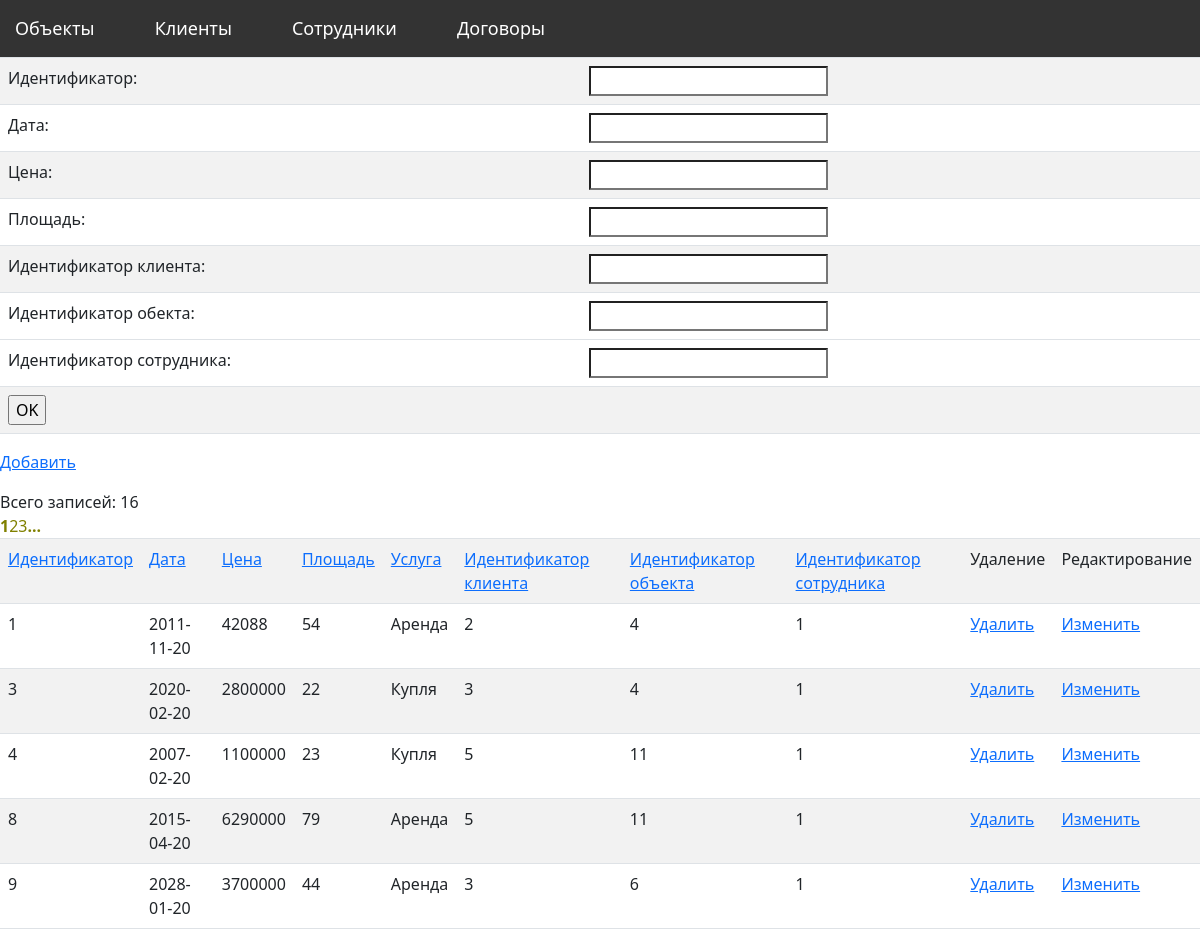
/dogovor.php, run on the app's committed database.
### tables this page shows
CREATE TABLE `dogovor` (
  `IDDOG` int(11) NOT NULL,
  `DATADOG` date DEFAULT NULL,
  `CENADOG` float NOT NULL,
  `PLOSHAD` float NOT NULL,
  `NAMESERVICE` char(15) NOT NULL,
  `IDCL` int(11) DEFAULT NULL,
  `IDOB` int(11) DEFAULT NULL,
  `IDSOTR` int(11) DEFAULT NULL,
  PRIMARY KEY (`IDDOG`),
  KEY `IDCL` (`IDCL`),
  KEY `IDOB` (`IDOB`),
  KEY `IDSOTR` (`IDSOTR`),
  CONSTRAINT `dogovor_ibfk_1` FOREIGN KEY (`IDCL`) REFERENCES `client` (`IDCL`),
  CONSTRAINT `dogovor_ibfk_3` FOREIGN KEY (`IDOB`) REFERENCES `objectar` (`IDOB`),
  CONSTRAINT `dogovor_ibfk_4` FOREIGN KEY (`IDSOTR`) REFERENCES `sotrudnic` (`IDSOTR`)
);

### dogovor.php (the view, shortened to what this page needs)
<!doctype html>
<html lang="ru">
<head>
   <link rel="stylesheet" type="text/css" media="screen" href="css/style1.css">
   <link rel="stylesheet" type="text/css" media="screen" href="css/style.css">
   <link href="/css/bootstrap.min.css" rel="stylesheet" type="text/css"/>
</head>
<body>
		<div id="navbar">
			<div class="menu">
				<ul class="nav">
				  <li><a class="link" href="index.php">Объекты</a></li>
					<li><a class="link" href="client.php">Клиенты</a></li>
					<li><a class="link" href="sotrudnic.php">Сотрудники</a></li>
					<li><a class="link" href="dogovor.php">Договоры</a></li>
				</ul>
			</div>
		</div>
  <?php
	$link = new mysqli('localhost', 'root', 'root', 'nedv');
  ?>
  <form action="" method="post">
  <table class="table table-striped table-condensed table-bordered table-rounded">
  <tr>
        <td>Идентификатор:</td>
        <td><input type="text" name="IDDOG" value="<?= isset($_GET['red_id']) ? $product['IDDOG'] : ''; ?>"></td>
      </tr>
      <tr>
        <td>Дата:</td>
        <td><input type="text" name="DATADOG" value="<?= isset($_GET['red_id']) ? $product['DATADOG'] : ''; ?>"></td>
      </tr>
      <tr>
        <td>Цена:</td>
        <td><input type="text" name="CENADOG" value="<?= isset($_GET['red_id']) ? $product['CENADOG'] : ''; ?>"> </td>
      </tr>
    <tr>
        <td>Площадь:</td>
        <td><input type="text" name="PLOSHAD" value="<?= isset($_GET['red_id']) ? $product['PLOSHAD'] : ''; ?>"> </td>
      </tr>
    <tr>
        <td>Идентификатор клиента:</td>
        <td><input type="text" name="IDCL" value="<?= isset($_GET['red_id']) ? $product['IDCL'] : ''; ?>"> </td>
      </tr>
         <tr>
        <td>Идентификатор обекта:</td>
        <td><input type="text" name="IDOB" value="<?= isset($_GET['red_id']) ? $product['IDOB'] : ''; ?>"> </td>
      </tr>
      <tr>
    <tr>
        <td>Идентификатор сотрудника:</td>
        <td><input type="text" name="IDSOTR" value="<?= isset($_GET['red_id']) ? $product['IDSOTR'] : ''; ?>"> </td>
      </tr>
        <td colspan="2"><input type="submit" value="OK"></td>
      </tr>
    </table>
  </form>
   <p><a href="?add=new">Добавить</a></p>
  <table class="table table-striped table-condensed table-bordered table-rounded">
    <tbody>
    <?php
    if (isset($_GET['page'])){
        $page = $_GET['page'];
    }
    else $page = 1;
    $kol = 5;
    $art = ($page * $kol) - $kol;
   if (isset($_GET['up_id'])) {
      $sql = $link->query("SELECT * FROM `dogovor` ORDER BY {$_GET['up_id']} LIMIT $art,$kol", $db);
    }else{
     $sql = $link->query("SELECT * FROM `dogovor` LIMIT $art,$kol", $db);
    }
     echo '<tr>' .
             "<td><a href='?up_id=`IDDOG`'>Идентификатор</a></td>" .
             "<td><a href='?up_id=`DATADOG`'>Дата</a></td>" .
             "<td><a href='?up_id=`CENADOG`'>Цена</a></td>" .
			       "<td><a href='?up_id=`PLOSHAD`'>Площадь</a></td>" .
             "<td><a href='?up_id=`NAMESERVICE`'>Услуга</a></td>" .
			       "<td><a href='?up_id=`IDCL`'>Идентификатор клиента</a></td>" .
            "<td><a href='?up_id=`IDOB`'>Идентификатор объекта</a></td>" .
             "<td><a href='?up_id=`IDSOTR`'>Идентификатор сотрудника</a></td>" .
			       "<td>Удаление</td>" .
             "<td>Редактирование</td>" .
             '</tr>';
       while ($result = mysqli_fetch_array($sql)) {
        echo '<tr>' .
             "<td>{$result['IDDOG']}</td>" .
             "<td>{$result['DATADOG']}</td>" .
             "<td>{$result['CENADOG']}</td>" .
			       "<td>{$result['PLOSHAD']}</td>" .
             "<td>{$result['NAMESERVICE']}</td>" .
             "<td>{$result['IDCL']}</td>" .
             "<td>{$result['IDOB']}</td>" .
             "<td>{$result['IDSOTR']}</td>" .
             "<td><a href='?del_id={$result['IDDOG']}'>Удалить</a></td>" .
             "<td><a href='?red_id={$result['IDDOG']}'>Изменить</a></td>" .
             '</tr>';
      }
      require_once('universal_link_bar.php');
    ?>
	</tbody>
  </table>
</body>
</html>

### css/style1.css (style rules this page uses)
body { margin: 0; padding: 0; font-family: 'Ubuntu', sans-serif; }
#navbar { background-color: #333; width: 100%; transition: top 0.3s; }
#navbar a { float: left; display: block; color: white; text-align: center; padding: 15px; text-decoration: none; }
.menu { display: flex; }
.nav { display: flex; list-style: none; }
.nav li a { color: #000000; text-decoration: none; margin: 0 30px 0 0; font-size: 18px; }
.link { transition: .3s; }

### css/style.css (style rules this page uses)
html { width:100%; }
* { -webkit-text-size-adjust:none; }
body { font:12px/21px Arial, Helvetica, sans-serif; color:#616061; position:relative; min-width:960px; height:100%; min-height:100%; background: none repeat scroll 0 0 #FAFAFA; }
html, body { height:100%; }
a { text-decoration:none; color: #616061; outline:none; transition:0.5s ease; -o-transition:0.5s ease; -webkit-transition:0.5s ease; }
p { margin-bottom:18px; }
ul { padding:0; margin:0; list-style:none; }

### css/elements.css (style rules this page uses)
.button-red:active, .button-brown:active, .button-green:active, .button-blue:active, .button-pink:active, .button-white:active, .button-black:active, { background: #000; }

### data on the page
dogovor: IDDOG "1", DATADOG "2011-11-20", CENADOG "42088", PLOSHAD "54", NAMESERVICE "Аренда", IDCL "2", IDOB "4", IDSOTR "1"
dogovor: IDDOG "3", DATADOG "2020-02-20", CENADOG "2800000", PLOSHAD "22", NAMESERVICE "Купля", IDCL "3", IDOB "4", IDSOTR "1"
dogovor: IDDOG "4", DATADOG "2007-02-20", CENADOG "1100000", PLOSHAD "23", NAMESERVICE "Купля", IDCL "5", IDOB "11", IDSOTR "1"
dogovor: IDDOG "8", DATADOG "2015-04-20", CENADOG "6290000", PLOSHAD "79", NAMESERVICE "Аренда", IDCL "5", IDOB "11", IDSOTR "1"
dogovor: IDDOG "9", DATADOG "2028-01-20", CENADOG "3700000", PLOSHAD "44", NAMESERVICE "Аренда", IDCL "3", IDOB "6", IDSOTR "1"

### other printed values
$i "1"
$i "2"
$i "3"
